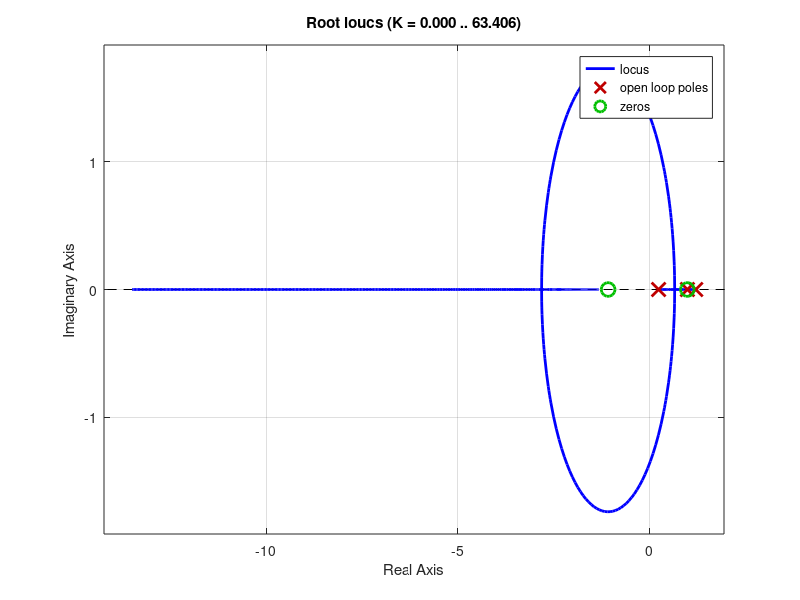
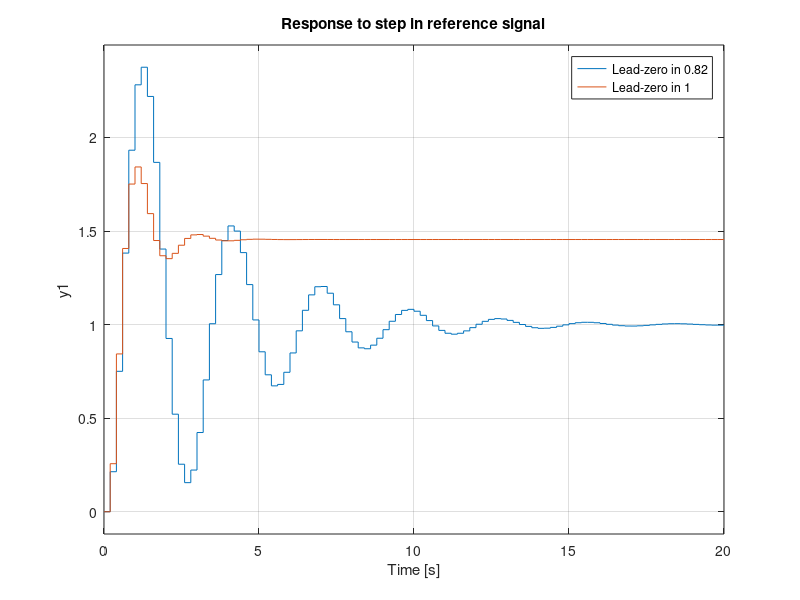
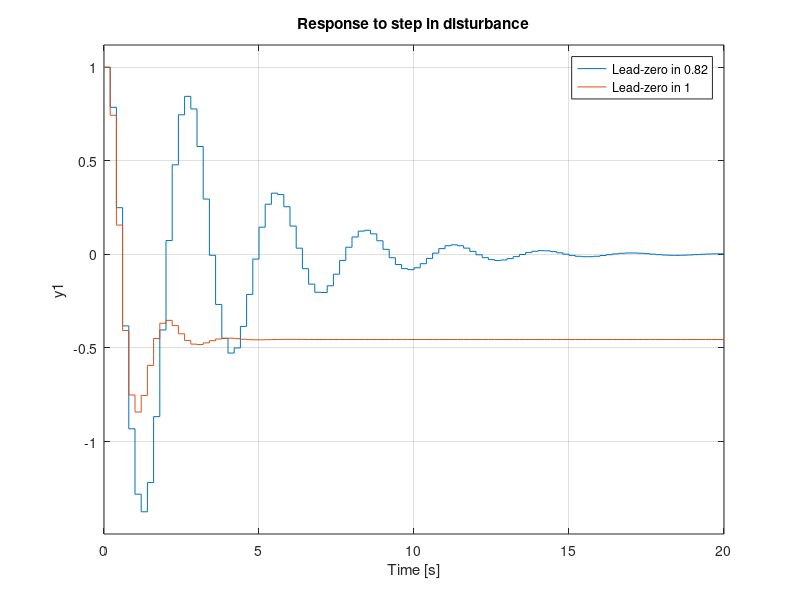

Reproduce these figures in MATLAB, in order. (Note: this script raises an error after producing the figures.)

% Tanker model, hw2, spring 18

% Kjartan Halvorsen
% 2018-02-16

a = -1;
s = tf('s');
G = 1/(s*(s+a))

h = 0.2;
H = c2d(G, h)

lz = 0.82;
lp = 0.25;

F1 = zpk(lz, lp, 10, h);
F2 = zpk(1, lp, 12, h);

% Closed-loop system from disturbance on output to output
Gv1 = feedback(1, H*F1);
Gv2 = feedback(1, H*F2);


% Closed-loop system from reference signal to output
Gc1 = feedback(H*F1, 1);
Gc2 = feedback(H*F2, 1);

figure(2)
clf
rlocus(F2*H)

figure(3)
clf
step(Gc1, Gc2)
title('Response to step in reference signal')
legend('Lead-zero in 0.82', 'Lead-zero in 1')


figure(4)
clf
step(Gv1, Gv2)
title('Response to step in disturbance')
legend('Lead-zero in 0.82', 'Lead-zero in 1')

figure(5)
clf
h = bodeplot(Gv1, Gv2, logspace(-4, 1, 400));
setoptions(h,'PhaseVisible','off');
%legend('Lead-zero in 0.82', 'Lead-zero in 1')

figure(6)
clf
h = bodeplot(Gv1, Gv2, logspace(-4, 1, 400));
setoptions(h,'PhaseVisible','off');
legend('Lead-zero in 0.82', 'Lead-zero in 1')
